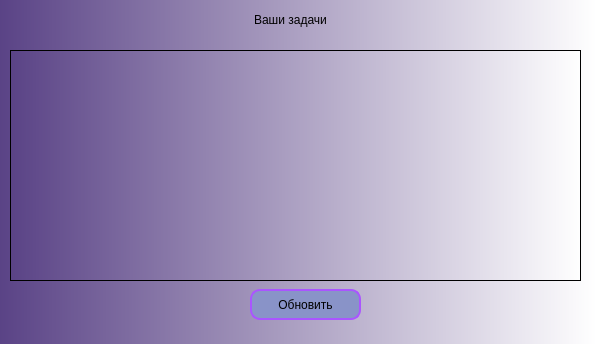
<?xml version="1.0" encoding="UTF-8"?>
<ui version="4.0">
 <class>Form</class>
 <widget class="QWidget" name="Form">
  <property name="geometry">
   <rect>
    <x>0</x>
    <y>0</y>
    <width>596</width>
    <height>344</height>
   </rect>
  </property>
  <property name="windowTitle">
   <string>Form</string>
  </property>
  <property name="styleSheet">
   <string notr="true">background-color: qlineargradient(spread:pad, x1:0, y1:0, x2:1, y2:0, stop:0 rgba(90, 67, 134, 255), stop:1 rgba(255, 255, 255, 255));</string>
  </property>
  <widget class="QLabel" name="label">
   <property name="geometry">
    <rect>
     <x>240</x>
     <y>10</y>
     <width>101</width>
     <height>20</height>
    </rect>
   </property>
   <property name="styleSheet">
    <string notr="true">background-color: transparent;</string>
   </property>
   <property name="text">
    <string>Ваши задачи</string>
   </property>
   <property name="alignment">
    <set>Qt::AlignCenter</set>
   </property>
  </widget>
  <widget class="QPushButton" name="updateBtn">
   <property name="geometry">
    <rect>
     <x>250</x>
     <y>289</y>
     <width>111</width>
     <height>31</height>
    </rect>
   </property>
   <property name="sizePolicy">
    <sizepolicy hsizetype="Fixed" vsizetype="Fixed">
     <horstretch>0</horstretch>
     <verstretch>0</verstretch>
    </sizepolicy>
   </property>
   <property name="styleSheet">
    <string notr="true">QPushButton {
	background-color: #8993c8;
	border: 2px solid #aa55ff;
	border-radius:10px;
}

QPushButton:pressed {
	border: 1px solid #333333;
	background-color: #aa55ff;
}</string>
   </property>
   <property name="text">
    <string>Обновить</string>
   </property>
  </widget>
  <widget class="QTableWidget" name="tableWidget">
   <property name="geometry">
    <rect>
     <x>10</x>
     <y>50</y>
     <width>571</width>
     <height>231</height>
    </rect>
   </property>
   <attribute name="horizontalHeaderCascadingSectionResizes">
    <bool>true</bool>
   </attribute>
   <attribute name="horizontalHeaderDefaultSectionSize">
    <number>200</number>
   </attribute>
   <attribute name="horizontalHeaderMinimumSectionSize">
    <number>50</number>
   </attribute>
   <attribute name="horizontalHeaderStretchLastSection">
    <bool>true</bool>
   </attribute>
   <attribute name="verticalHeaderCascadingSectionResizes">
    <bool>true</bool>
   </attribute>
   <attribute name="verticalHeaderDefaultSectionSize">
    <number>50</number>
   </attribute>
   <attribute name="verticalHeaderMinimumSectionSize">
    <number>50</number>
   </attribute>
   <attribute name="verticalHeaderStretchLastSection">
    <bool>true</bool>
   </attribute>
  </widget>
 </widget>
 <resources/>
 <connections/>
</ui>
